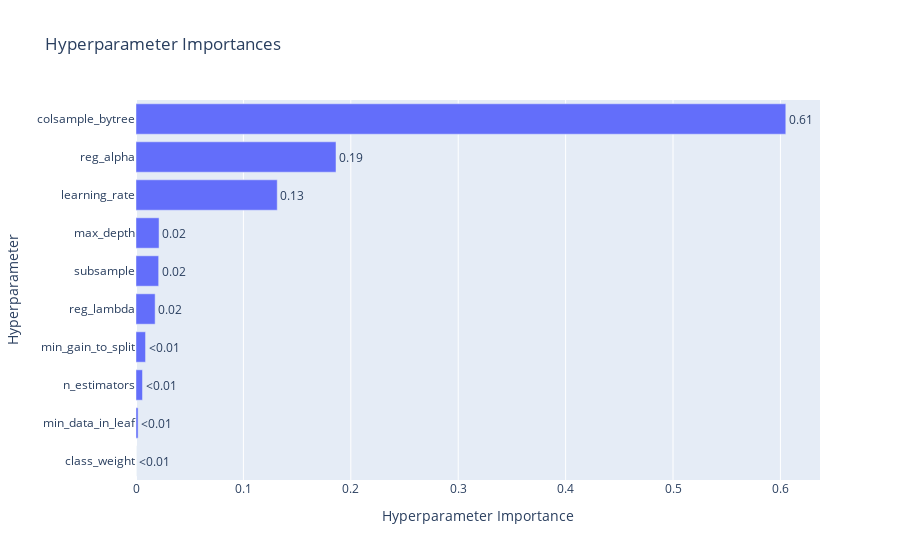

The cell this chart's notebook holds for it:
### Code cell
vis.plot_param_importances(study_h1n1)

### Figure 1 — Plotly figure (JSON) as saved in the notebook; plotly's stock layout.template omitted (floating-point values rounded to 4 significant figures)
{"data": [{"cliponaxis": false, "hovertemplate": ["class_weight (CategoricalDistribution): 0.0<extra></extra>", "min_data_in_leaf (IntDistribution): 0.0019540613164838083<extra></extra>", "n_estimators (IntDistribution): 0.006050934751494416<extra></extra>", "min_gain_to_split (FloatDistribution): 0.00887964715852323<extra></extra>", "reg_lambda (FloatDistribution): 0.017824173076115397<extra></extra>", "subsample (FloatDistribution): 0.02109864011556729<extra></extra>", "max_depth (IntDistribution): 0.021456823768979748<extra></extra>", "learning_rate (FloatDistribution): 0.13150717991827002<extra></extra>", "reg_alpha (FloatDistribution): 0.18621337483446937<extra></extra>", "colsample_bytree (FloatDistribution): 0.6050151650600967<extra></extra>"], "name": "Objective Value", "orientation": "h", "text": ["<0.01", "<0.01", "<0.01", "<0.01", "0.02", "0.02", "0.02", "0.13", "0.19", "0.61"], "textposition": "outside", "type": "bar", "x": [0, 0.001954, 0.006051, 0.00888, 0.01782, 0.0211, 0.02146, 0.1315, 0.1862, 0.605], "y": ["class_weight", "min_data_in_leaf", "n_estimators", "min_gain_to_split", "reg_lambda", "subsample", "max_depth", "learning_rate", "reg_alpha", "colsample_bytree"]}], "layout": {"title": {"text": "Hyperparameter Importances"}, "xaxis": {"title": {"text": "Hyperparameter Importance"}}, "yaxis": {"title": {"text": "Hyperparameter"}}}}
